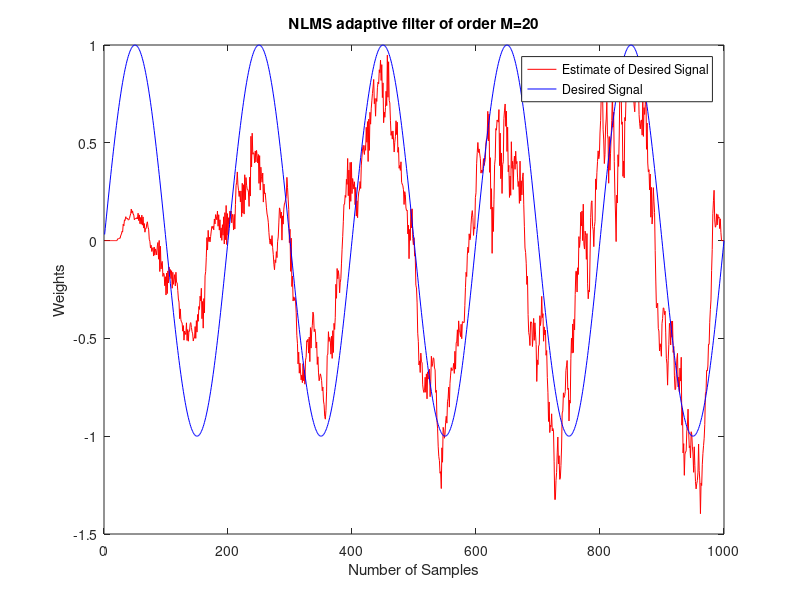

Write MATLAB code to recreate this figure.
%---------------------------------------------------------------
% EE254 Monson Hayes C9.9b
% Adaptive Noise Cancellation
% by Mahekkumar Pavthawala
% Task - Adaptive Noise Cancellation
%---------------------------------------------------------------
clc
clear all
close all

n=(1:1000);
N=length(n);

%% Noise observation x(n) = d(n) + v(n)
d = sin([1:N]*0.01*pi); %desired
rng(111197);
g = randn(1,N);
v= filter([1 0 0.5],1,g)
x = d + v;

x_ref=zeros(N,1);
ko=25; %shift
x_ref(1:end-ko)=x(ko+1:end);

b = 0.015;
M=20; % order of filter=4
W = zeros(1,M+1); % initializing weights to zero

y=zeros(1,N);
e=y;

%epochs for NLMS
for k=M+1:1:N
    X=x_ref(k:-1:k-M);
    y(k)=W*X;
    e(k)=x(k)-y(k);
    ab=X'*X+0.0001;
    W=W+b/ab*e(k)*X';
end

%plotting results
% subplot(2,1,1);plot(n,d,'b',n,x,'r')
% legend("Desired Signal","Primary Signal")
% title(['NLMS adaptive filter of order M=',num2str(M)])

subplot(1,1,1);plot(n,y,'r',n,d,'b')
xlabel('Number of Samples')
ylabel('Weights')
legend("Estimate of Desired Signal","Desired Signal")
title(['NLMS adaptive filter of order M=',num2str(M)])